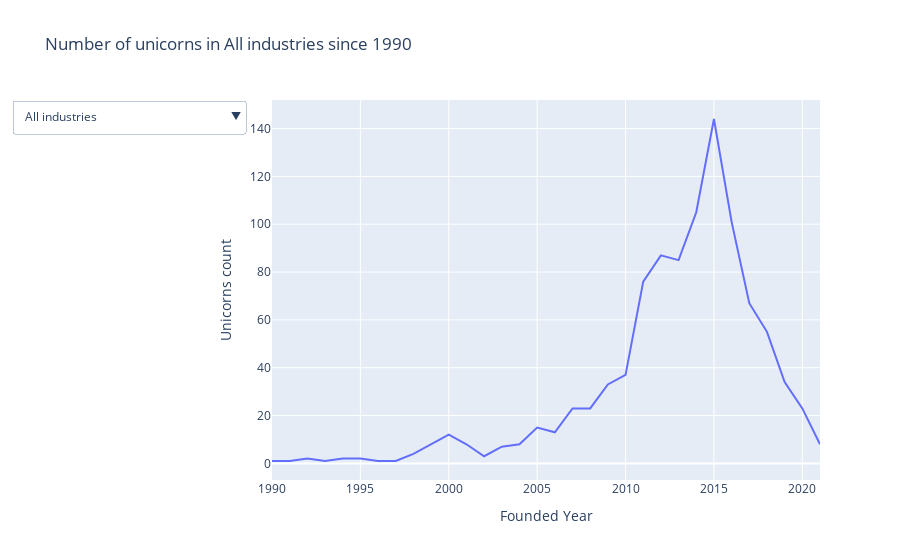

Write notebook code for a chart like this one.
### Code cell
df_with_fyear = df[~df['Founded Year'].isna()]

num_by_founded_year = df_with_fyear["Founded Year"].value_counts().reset_index()
num_by_founded_year["index"] = num_by_founded_year["index"].astype(np.int64)
num_by_founded_year = num_by_founded_year[num_by_founded_year["index"] >= 1990]
num_by_founded_year.sort_values(by=["index"], inplace=True)
years = pd.DataFrame({"years" : num_by_founded_year["index"]})

fig1 = go.Figure()
fig1.add_trace(go.Scatter(x=num_by_founded_year["index"], y=num_by_founded_year["Founded Year"],
                          mode='lines',
                          name='lines'))
updatemenu = []
buttons = []

buttons.append(dict(method='update',
                        label="All industries",
                        visible=True,
                        args=[{'y':[num_by_founded_year["Founded Year"]],
                               'x':[num_by_founded_year["index"]],
                               'type':'scatter'},
                              {'title': "Number of unicorns in All industries since 1990"}],
                        )
                  )

for indust in df.Industry.unique():
    selected_industry = df_with_fyear[df_with_fyear["Industry"] == indust]
    temp_vc = selected_industry["Founded Year"].value_counts().reset_index()
    temp_vc["index"] = temp_vc["index"].astype(np.int64)
    temp_vc.sort_values(by=["index"], inplace=True)
    result = years.set_index('years').join(temp_vc.set_index('index'), how='left').fillna(0)
    result["Founded Year"] = result["Founded Year"].astype(int)
    buttons.append(dict(method='update',
                        label=indust,
                        visible=True,
                        args=[{'y':[result["Founded Year"]],
                               'x':[years["years"]],
                               'type':'scatter'},
                               {'title': f"Number of unicorns in {indust} since 1990"}])),
updatemenu = [dict()]

updatemenu[0]['buttons'] = buttons
updatemenu[0]['direction'] = 'down'
updatemenu[0]['showactive'] = True

fig1.update_layout(showlegend=False, updatemenus=updatemenu)
fig1.update_layout(
    title = "Number of unicorns in All industries since 1990",
    xaxis_title='Founded Year',
    yaxis_title='Unicorns count')
fig1.show()

### Figure 1 — Plotly figure (JSON) as saved in the notebook; plotly's stock layout.template omitted (floating-point values rounded to 4 significant figures)
{"data": [{"mode": "lines", "name": "lines", "type": "scatter", "x": [1990, 1991, 1992, 1993, 1994, 1995, 1996, 1997, 1998, 1999, 2000, 2001, 2002, 2003, 2004, 2005, 2006, 2007, 2008, 2009, 2010, 2011, 2012, 2013, 2014, 2015, 2016, 2017, 2018, 2019, 2020, 2021], "y": [1, 1, 2, 1, 2, 2, 1, 1, 4, 8, 12, 8, 3, 7, 8, 15, 13, 23, 23, 33, 37, 76, 87, 85, 105, 144, 101, 67, 55, 34, 23, 8]}], "layout": {"showlegend": false, "title": {"text": "Number of unicorns in All industries since 1990"}, "updatemenus": [{"buttons": [{"args": [{"type": "scatter", "x": [[1990, 1991, 1992, 1993, 1994, 1995, 1996, 1997, 1998, 1999, 2000, 2001, 2002, 2003, 2004, 2005, 2006, 2007, 2008, 2009, 2010, 2011, 2012, 2013, 2014, 2015, 2016, 2017, 2018, 2019, 2020, 2021]], "y": [[1, 1, 2, 1, 2, 2, 1, 1, 4, 8, 12, 8, 3, 7, 8, 15, 13, 23, 23, 33, 37, 76, 87, 85, 105, 144, 101, 67, 55, 34, 23, 8]]}, {"title": "Number of unicorns in All industries since 1990"}], "label": "All industries", "method": "update", "visible": true}, {"args": [{"type": "scatter", "x": [[1990, 1991, 1992, 1993, 1994, 1995, 1996, 1997, 1998, 1999, 2000, 2001, 2002, 2003, 2004, 2005, 2006, 2007, 2008, 2009, 2010, 2011, 2012, 2013, 2014, 2015, 2016, 2017, 2018, 2019, 2020, 2021]], "y": [[0, 0, 0, 0, 0, 0, 0, 0, 0, 0, 0, 0, 0, 1, 0, 1, 1, 1, 1, 5, 2, 5, 5, 8, 10, 10, 15, 5, 2, 5, 0, 0]]}, {"title": "Number of unicorns in Artificial Intelligence since 1990"}], "label": "Artificial Intelligence", "method": "update", "visible": true}, {"args": [{"type": "scatter", "x": [[1990, 1991, 1992, 1993, 1994, 1995, 1996, 1997, 1998, 1999, 2000, 2001, 2002, 2003, 2004, 2005, 2006, 2007, 2008, 2009, 2010, 2011, 2012, 2013, 2014, 2015, 2016, 2017, 2018, 2019, 2020, 2021]], "y": [[0, 1, 0, 0, 1, 0, 0, 0, 0, 1, 1, 0, 1, 1, 1, 0, 1, 1, 1, 1, 2, 5, 7, 3, 3, 5, 7, 3, 3, 0, 3, 1]]}, {"title": "Number of unicorns in Other since 1990"}], "label": "Other", "method": "update", "visible": true}, {"args": [{"type": "scatter", "x": [[1990, 1991, 1992, 1993, 1994, 1995, 1996, 1997, 1998, 1999, 2000, 2001, 2002, 2003, 2004, 2005, 2006, 2007, 2008, 2009, 2010, 2011, 2012, 2013, 2014, 2015, 2016, 2017, 2018, 2019, 2020, 2021]], "y": [[1, 0, 2, 0, 0, 0, 0, 0, 1, 0, 3, 1, 0, 0, 3, 3, 2, 0, 3, 5, 6, 13, 13, 16, 20, 26, 23, 20, 25, 8, 3, 2]]}, {"title": "Number of unicorns in Fintech since 1990"}], "label": "Fintech", "method": "update", "visible": true}, {"args": [{"type": "scatter", "x": [[1990, 1991, 1992, 1993, 1994, 1995, 1996, 1997, 1998, 1999, 2000, 2001, 2002, 2003, 2004, 2005, 2006, 2007, 2008, 2009, 2010, 2011, 2012, 2013, 2014, 2015, 2016, 2017, 2018, 2019, 2020, 2021]], "y": [[0, 0, 0, 0, 1, 0, 0, 0, 0, 1, 2, 2, 1, 3, 1, 3, 2, 7, 6, 7, 8, 18, 24, 19, 20, 21, 13, 12, 6, 5, 4, 0]]}, {"title": "Number of unicorns in Internet software & services since 1990"}], "label": "Internet software & services", "method": "update", "visible": true}, {"args": [{"type": "scatter", "x": [[1990, 1991, 1992, 1993, 1994, 1995, 1996, 1997, 1998, 1999, 2000, 2001, 2002, 2003, 2004, 2005, 2006, 2007, 2008, 2009, 2010, 2011, 2012, 2013, 2014, 2015, 2016, 2017, 2018, 2019, 2020, 2021]], "y": [[0, 0, 0, 0, 0, 0, 0, 1, 0, 1, 0, 1, 0, 0, 0, 3, 1, 1, 0, 1, 1, 3, 3, 7, 10, 13, 5, 2, 2, 1, 0, 0]]}, {"title": "Number of unicorns in Supply chain, logistics, & delivery since 1990"}], "label": "Supply chain, logistics, & delivery", "method": "update", "visible": true}, {"args": [{"type": "scatter", "x": [[1990, 1991, 1992, 1993, 1994, 1995, 1996, 1997, 1998, 1999, 2000, 2001, 2002, 2003, 2004, 2005, 2006, 2007, 2008, 2009, 2010, 2011, 2012, 2013, 2014, 2015, 2016, 2017, 2018, 2019, 2020, 2021]], "y": [[0, 0, 0, 0, 0, 0, 0, 0, 0, 1, 1, 0, 0, 0, 3, 0, 0, 2, 1, 1, 3, 5, 3, 3, 2, 6, 4, 2, 1, 2, 0, 1]]}, {"title": "Number of unicorns in Data management & analytics since 1990"}], "label": "Data management & analytics", "method": "update", "visible": true}, {"args": [{"type": "scatter", "x": [[1990, 1991, 1992, 1993, 1994, 1995, 1996, 1997, 1998, 1999, 2000, 2001, 2002, 2003, 2004, 2005, 2006, 2007, 2008, 2009, 2010, 2011, 2012, 2013, 2014, 2015, 2016, 2017, 2018, 2019, 2020, 2021]], "y": [[0, 0, 0, 0, 0, 1, 0, 0, 0, 0, 0, 2, 0, 0, 0, 1, 0, 1, 9, 9, 4, 9, 9, 6, 7, 20, 6, 6, 5, 4, 4, 3]]}, {"title": "Number of unicorns in E-commerce & direct-to-consumer since 1990"}], "label": "E-commerce & direct-to-consumer", "method": "update", "visible": true}, {"args": [{"type": "scatter", "x": [[1990, 1991, 1992, 1993, 1994, 1995, 1996, 1997, 1998, 1999, 2000, 2001, 2002, 2003, 2004, 2005, 2006, 2007, 2008, 2009, 2010, 2011, 2012, 2013, 2014, 2015, 2016, 2017, 2018, 2019, 2020, 2021]], "y": [[0, 0, 0, 0, 0, 0, 0, 0, 1, 0, 0, 1, 0, 0, 0, 1, 1, 1, 1, 0, 2, 2, 4, 1, 3, 7, 0, 2, 0, 0, 0, 0]]}, {"title": "Number of unicorns in Edtech since 1990"}], "label": "Edtech", "method": "update", "visible": true}, {"args": [{"type": "scatter", "x": [[1990, 1991, 1992, 1993, 1994, 1995, 1996, 1997, 1998, 1999, 2000, 2001, 2002, 2003, 2004, 2005, 2006, 2007, 2008, 2009, 2010, 2011, 2012, 2013, 2014, 2015, 2016, 2017, 2018, 2019, 2020, 2021]], "y": [[0, 0, 0, 0, 0, 0, 0, 0, 1, 0, 0, 0, 0, 1, 0, 0, 2, 0, 0, 0, 2, 3, 2, 3, 4, 5, 3, 2, 3, 1, 0, 0]]}, {"title": "Number of unicorns in Hardware since 1990"}], "label": "Hardware", "method": "update", "visible": true}, {"args": [{"type": "scatter", "x": [[1990, 1991, 1992, 1993, 1994, 1995, 1996, 1997, 1998, 1999, 2000, 2001, 2002, 2003, 2004, 2005, 2006, 2007, 2008, 2009, 2010, 2011, 2012, 2013, 2014, 2015, 2016, 2017, 2018, 2019, 2020, 2021]], "y": [[0, 0, 0, 0, 0, 0, 0, 0, 0, 2, 0, 0, 1, 0, 0, 0, 0, 2, 0, 1, 0, 2, 2, 1, 2, 2, 3, 2, 1, 0, 2, 0]]}, {"title": "Number of unicorns in Consumer & retail since 1990"}], "label": "Consumer & retail", "method": "update", "visible": true}, {"args": [{"type": "scatter", "x": [[1990, 1991, 1992, 1993, 1994, 1995, 1996, 1997, 1998, 1999, 2000, 2001, 2002, 2003, 2004, 2005, 2006, 2007, 2008, 2009, 2010, 2011, 2012, 2013, 2014, 2015, 2016, 2017, 2018, 2019, 2020, 2021]], "y": [[0, 0, 0, 1, 0, 1, 1, 0, 0, 2, 2, 0, 0, 0, 0, 0, 1, 2, 1, 0, 3, 2, 4, 4, 12, 9, 9, 5, 1, 2, 4, 0]]}, {"title": "Number of unicorns in Health since 1990"}], "label": "Health", "method": "update", "visible": true}, {"args": [{"type": "scatter", "x": [[1990, 1991, 1992, 1993, 1994, 1995, 1996, 1997, 1998, 1999, 2000, 2001, 2002, 2003, 2004, 2005, 2006, 2007, 2008, 2009, 2010, 2011, 2012, 2013, 2014, 2015, 2016, 2017, 2018, 2019, 2020, 2021]], "y": [[0, 0, 0, 0, 0, 0, 0, 0, 0, 0, 0, 0, 0, 0, 0, 0, 1, 0, 0, 0, 1, 2, 1, 3, 3, 5, 6, 2, 1, 1, 0, 0]]}, {"title": "Number of unicorns in Auto & transportation since 1990"}], "label": "Auto & transportation", "method": "update", "visible": true}, {"args": [{"type": "scatter", "x": [[1990, 1991, 1992, 1993, 1994, 1995, 1996, 1997, 1998, 1999, 2000, 2001, 2002, 2003, 2004, 2005, 2006, 2007, 2008, 2009, 2010, 2011, 2012, 2013, 2014, 2015, 2016, 2017, 2018, 2019, 2020, 2021]], "y": [[0, 0, 0, 0, 0, 0, 0, 0, 0, 0, 2, 1, 0, 1, 0, 1, 0, 3, 0, 0, 1, 1, 4, 6, 3, 8, 4, 3, 3, 4, 3, 0]]}, {"title": "Number of unicorns in Cybersecurity since 1990"}], "label": "Cybersecurity", "method": "update", "visible": true}, {"args": [{"type": "scatter", "x": [[1990, 1991, 1992, 1993, 1994, 1995, 1996, 1997, 1998, 1999, 2000, 2001, 2002, 2003, 2004, 2005, 2006, 2007, 2008, 2009, 2010, 2011, 2012, 2013, 2014, 2015, 2016, 2017, 2018, 2019, 2020, 2021]], "y": [[0, 0, 0, 0, 0, 0, 0, 0, 1, 0, 1, 0, 0, 0, 0, 1, 1, 1, 0, 2, 1, 5, 3, 4, 5, 5, 3, 1, 0, 1, 0, 1]]}, {"title": "Number of unicorns in Mobile & telecommunications since 1990"}], "label": "Mobile & telecommunications", "method": "update", "visible": true}, {"args": [{"type": "scatter", "x": [[1990, 1991, 1992, 1993, 1994, 1995, 1996, 1997, 1998, 1999, 2000, 2001, 2002, 2003, 2004, 2005, 2006, 2007, 2008, 2009, 2010, 2011, 2012, 2013, 2014, 2015, 2016, 2017, 2018, 2019, 2020, 2021]], "y": [[0, 0, 0, 0, 0, 0, 0, 0, 0, 0, 0, 0, 0, 0, 0, 1, 0, 1, 0, 1, 1, 1, 3, 1, 1, 2, 0, 0, 2, 0, 0, 0]]}, {"title": "Number of unicorns in Travel since 1990"}], "label": "Travel", "method": "update", "visible": true}], "direction": "down", "showactive": true}], "xaxis": {"title": {"text": "Founded Year"}}, "yaxis": {"title": {"text": "Unicorns count"}}}}
